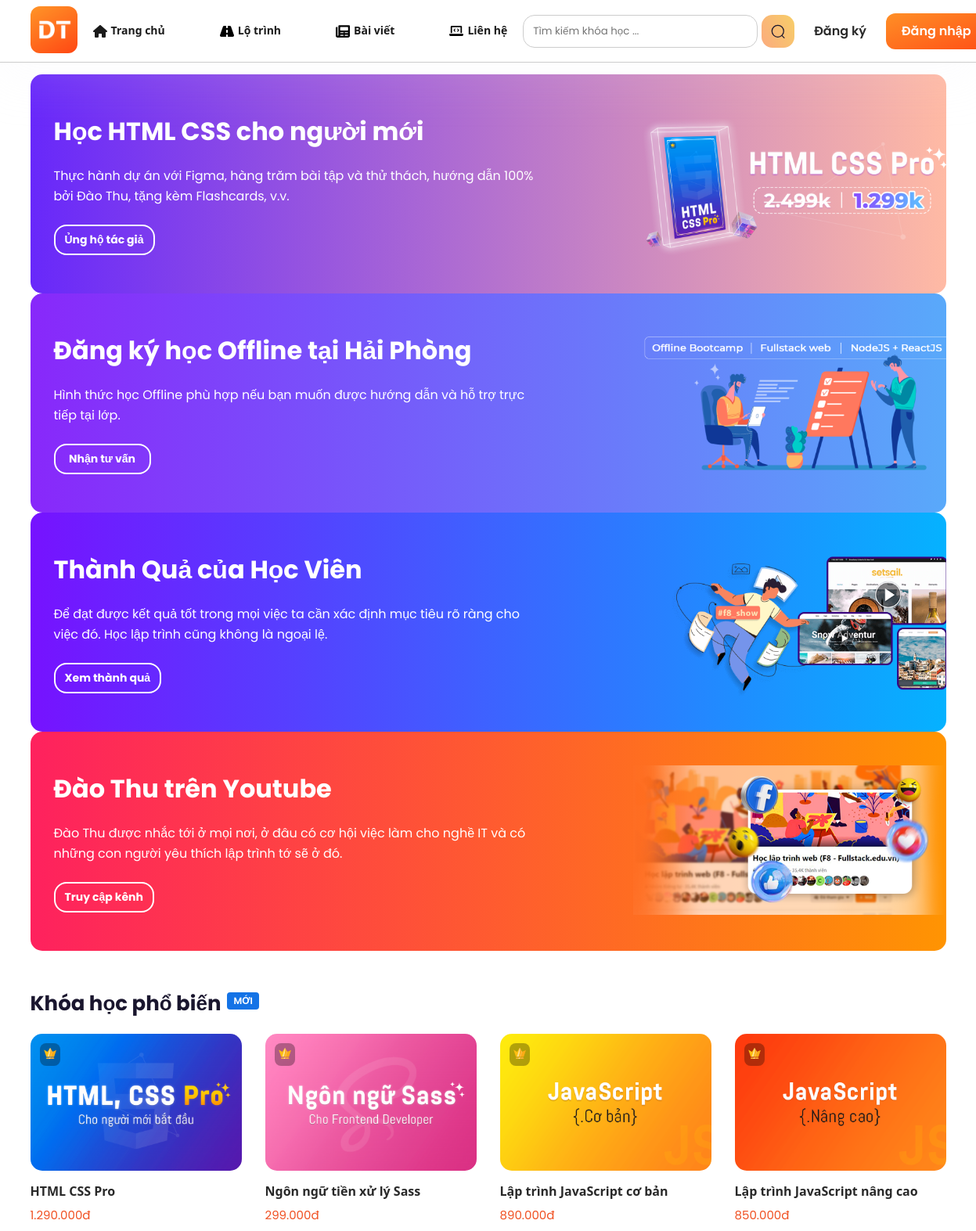
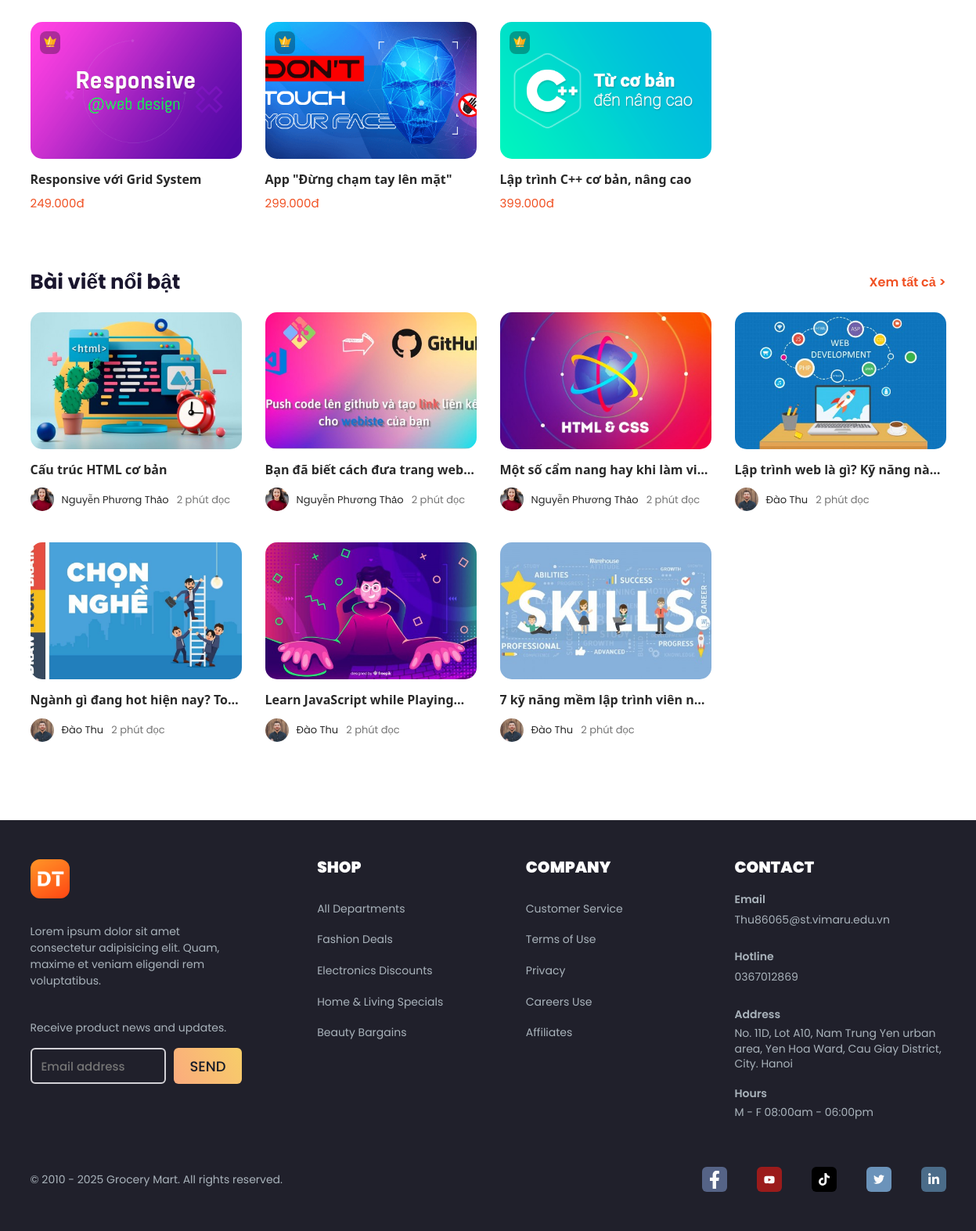
The page / on the database its author committed (2 pictures, top to bottom).
### tables this page shows
CREATE TABLE `course` (
  `id` int(11) NOT NULL,
  `thumbnail` varchar(200) DEFAULT NULL,
  `nameCourse` varchar(150) DEFAULT NULL,
  `description` text DEFAULT NULL,
  `price` int(11) DEFAULT NULL,
  `active_code` varchar(50) DEFAULT NULL,
  `create_at` datetime DEFAULT NULL,
  `update_at` datetime DEFAULT NULL
);

CREATE TABLE `blog` (
  `id` int(11) NOT NULL,
  `title` varchar(200) DEFAULT NULL,
  `user_id` int(11) DEFAULT 0,
  `student_id` int(11) DEFAULT NULL,
  `content` text DEFAULT NULL,
  `thumbnail` varchar(100) DEFAULT NULL,
  `status` int(11) DEFAULT 0,
  `create_at` datetime DEFAULT NULL,
  `update_at` datetime DEFAULT NULL
);

CREATE TABLE `student` (
  `id` int(11) NOT NULL,
  `thumbnail` varchar(200) DEFAULT '/education/uploads/images/avatar2.jpg',
  `fullname` varchar(50) DEFAULT NULL,
  `email` varchar(50) DEFAULT NULL,
  `phone` varchar(20) DEFAULT NULL,
  `password` varchar(200) DEFAULT NULL,
  `forget_token` varchar(100) DEFAULT NULL,
  `create_at` datetime DEFAULT NULL,
  `update_at` datetime DEFAULT NULL
);

### includes/database.php (called while the page is built, shortened)
<?php
function query($sql, $data=[], $statementStatus=false){
    global $conn;
    $query = false;
    try{
        $statement = $conn->prepare($sql);
        if (empty($data)){
            $query = $statement->execute();
        }else{
            $query = $statement->execute($data);
        }
    }catch (Exception $exception){
        require_once 'modules/errors/database.php';
        die();
    }
    if ($statementStatus && $query){
        return $statement;
    }
    return $query;
}
function getRaw($sql){
    $statement = query($sql, [], true);
    if (is_object($statement)){
        $dataFetch = $statement->fetchAll(PDO::FETCH_ASSOC);
        return $dataFetch;
    }
    return false;
}

### modules/home/lists.php (the view, shortened to what this page needs)
<?php
$data = [
    'pageTitle' => 'Trang chủ'
];
$listCourse = getRaw("SELECT * FROM course");
$listblog = getRaw("SELECT blog.id, title, blog.thumbnail, blog.create_at, student.thumbnail as avatar, fullname, blog.status FROM blog INNER JOIN student ON blog.student_id = student.id WHERE blog.status = 1 ORDER BY blog.create_at DESC");
$checkLogin = isLoginStudent();
    if(empty($checkLogin)) {
        layout('header', 'client', $data);
    }
?>
  <div class="container">
            <div class="slideshow">
                <div class="slideshow__inner">
                    <swiper-container
                        class="mySwiper" pagination="true" space-between="0"
                         autoplay-delay="3000" autoplay-disable-on-interaction="true"
                    >
                        <swiper-slide>
                            <div class="slideshow__item slide-item1">
                                <div class="slideshow-info">
                                    <h1 class="slideshow-info__heading">Học HTML CSS cho người mới</h1>
                                    <p class="slideshow-info__desc">Thực hành dự án với Figma, hàng trăm bài tập và thử thách, hướng dẫn 100% bởi Đào Thu, tặng kèm Flashcards, v.v.</p>
                                    <div >
                                        <a href="" class="slideshow-info__btn" target="_blank">Ủng hộ tác giả</a>
                                    </div>
                                </div>
                                <div class="slideshow-media">
                                    <img src="<?php echo _WEB_HOST_TEMPLATE ?>/assets/img/slideIcon1.png" alt="" class="slideshow-media__image">
                                </div>
                            </div>
                        </swiper-slide>
                        <swiper-slide>
                            <div class="slideshow__item slide-item2">
                                <div class="slideshow-info">
                                    <h1 class="slideshow-info__heading">Đăng ký học Offline tại Hải Phòng</h1>
                                    <p class="slideshow-info__desc">Hình thức học Offline phù hợp nếu bạn muốn được hướng dẫn và hỗ trợ trực tiếp tại lớp.</p>
                                    <div >
                                        <a href="" class="slideshow-info__btn" target="_blank">Nhận tư vấn</a>
                                    </div>
                                </div>
                                <div class="slideshow-media">
                                    <img src="<?php echo _WEB_HOST_TEMPLATE ?>/assets/img/slideicon2.png" alt="" class="slideshow-media__image">
                                </div>
                            </div>
                        </swiper-slide>
                         <swiper-slide>
                            <div class="slideshow__item slide-item3">
                                <div class="slideshow-info">
                                    <h1 class="slideshow-info__heading">Thành Quả của Học Viên</h1>
                                    <p class="slideshow-info__desc">Để đạt được kết quả tốt trong mọi việc ta cần xác định mục tiêu rõ ràng cho việc đó. Học lập trình cũng không là ngoại lệ.</p>
                                    <div >
                                        <a href="" class="slideshow-info__btn" target="_blank">Xem thành quả</a>
                                    </div>
                                </div>
                                <div class="slideshow-media">
                                    <img src="<?php echo _WEB_HOST_TEMPLATE ?>/assets/img/slideIcon3.png" alt="" class="slideshow-media__image">
                                </div>
                            </div>
                        </swiper-slide>
                         <swiper-slide>
                            <div class="slideshow__item slide-item4">
                                <div class="slideshow-info">
                                    <h1 class="slideshow-info__heading">Đào Thu trên Youtube</h1>
                                    <p class="slideshow-info__desc">Đào Thu được nhắc tới ở mọi nơi, ở đâu có cơ hội việc làm cho nghề IT và có những con người yêu thích lập trình tớ sẽ ở đó.</p>
                                    <div >
                                        <a href="" class="slideshow-info__btn" target="_blank">Truy cập kênh</a>
                                    </div>
                                </div>
                                <div class="slideshow-media">
                                    <img src="<?php echo _WEB_HOST_TEMPLATE ?>/assets/img/slideIcon4.png" alt="" class="slideshow-media__image">
                                </div>
                            </div>
                        </swiper-slide>
                    </swiper-container>
                </div>
            </div>
            <section>
                <div class="row">
                    <div class="col course-popular__block">
                        <h1 class="course-heading">Khóa học phổ biến</h1>
                        <span class="label-course__popular">Mới</span>
                    </div>
                </div>
                <div class="row row-cols-lg-4 row-cols-md-2 row-cols-1">
                        <?php
                            if(!empty($listCourse)):
                        ?>
                        <?php foreach($listCourse as $item): ?>
                    <div class="col">
                        <div class="course__item">
                            <a href="<?php echo _WEB_HOST_ROOT.'?module=course&action=detail&id='.$item['id']; ?>" class="course__imageLink">
                                <img
                                    src="<?php echo $item['thumbnail'] ?>"
                                    alt=""
                                    class="course__image"
                                />
                            </a>
                            <h3 class="course__name"><a href="<?php echo _WEB_HOST_ROOT.'?module=course&action=detail&id='.$item['id']; ?>"><?php echo $item['nameCourse'] ?></a></h3>
                            <div class="course-pro__icon">
                            </div>
                            <span class="course__rice"><?php echo number_format($item['price'], 0, ',', '.') ?>đ</span>
                        </div>
                    </div>
                    <?php endforeach; endif;?>
                </div>
            </section>
             <section>
                <div class="row">
                    <div class="col blog-title">
                        <h1 class="blog-heading" >Bài viết nổi bật</h1>
                        <a href="<?php echo _WEB_HOST_ROOT.'?module=blog' ?>" class="blog-title__view ">Xem tất cả ></a>
                    </div>
                </div>
                <div class="row row-cols-lg-4 row-cols-md-2 row-cols-1">
                    <?php foreach($listblog as $item): ?>
                        <div class="col">
                            <div class="blog__item">
                                <a href="<?php echo getLinkClient('blog','detail',['id' => $item['id']]); ?>" class="blog__imageLink">
                                    <img
                                        src="<?php echo $item['thumbnail'] ?>"
                                        alt=""
                                        class="blog__image"
                                    />
                                </a>
                                <h3 class="blog__name text-wrap"><a href="#!"><?php echo $item['title'] ?></a></h3>
                                <div class="blog__info">
                                    <img src="<?php echo $item['avatar'] ?>" alt="" class="blog__userAvatar">
                                    <p class="blog__userName"><?php echo $item['fullname'] ?></p>
                                    <span class="blog__time">2 phút đọc</span>
                                </div>
                            </div>
                        </div>
                    <?php endforeach; ?>
                </div>
            </section>
        </div>

### rows shown on the page
course: thumbnail (picture), nameCourse "HTML CSS Pro", price "1.290.000"
course: thumbnail (picture), nameCourse "Ngôn ngữ tiền xử lý Sass", price "299.000"
course: thumbnail (picture), nameCourse "Lập trình JavaScript cơ bản", price "890.000"
course: thumbnail (picture), nameCourse "Lập trình JavaScript nâng cao", price "850.000"
course: thumbnail (picture), nameCourse "Responsive với Grid System", price "249.000"
course: thumbnail (picture), nameCourse "App \"Đừng chạm tay lên mặt\"", price "299.000"
course: shows a picture, nameCourse "Lập trình C++ cơ bản, nâng cao", price "399.000"
blog: thumbnail (picture), title "Cấu trúc HTML cơ bản", student.thumbnail (picture), student.fullname "Nguyễn Phương Thảo"
blog: thumbnail (picture), title "Bạn đã biết cách đưa trang…", student.thumbnail (picture), student.fullname "Nguyễn Phương Thảo"
blog: thumbnail (picture), title "Một số cẩm nang hay khi làm…", student.thumbnail (picture), student.fullname "Nguyễn Phương Thảo"
blog: thumbnail (picture), title "Lập trình web là gì? Kỹ năng…", student.thumbnail (picture), student.fullname "Đào Thu"
blog: thumbnail (picture), title "Ngành gì đang hot hiện nay?…", student.thumbnail (picture), student.fullname "Đào Thu"
blog: thumbnail (picture), title "Learn JavaScript while…", student.thumbnail (picture), student.fullname "Đào Thu"
blog: thumbnail (picture), title "7 kỹ năng mềm lập trình viên…", student.thumbnail (picture), student.fullname "Đào Thu"
